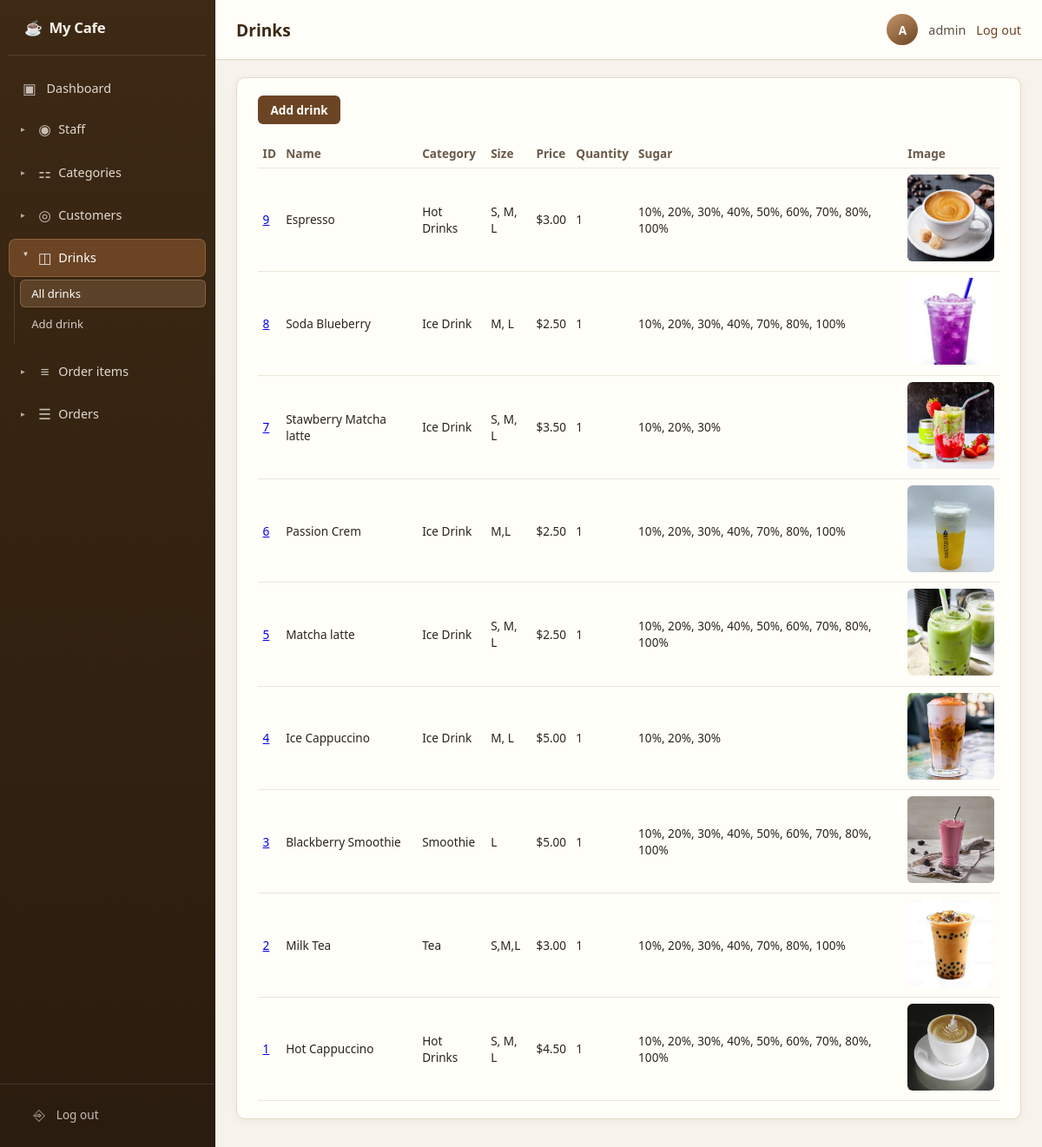
Screenshot of /inventory/ (signed in) with the database file from the repository.
### polls/models.py (models this page shows, shortened)
class Drink(models.Model):
    category = models.ForeignKey(
        Category,
        on_delete=models.CASCADE,
        db_column="cat_id",
        related_name="drinks",
    )
    name = models.CharField(max_length=255)
    size = models.CharField(max_length=64)
    price = models.DecimalField(max_digits=10, decimal_places=2)
    price_s = models.DecimalField(max_digits=10, decimal_places=2, null=True, blank=True)
    price_m = models.DecimalField(max_digits=10, decimal_places=2, null=True, blank=True)
    price_l = models.DecimalField(max_digits=10, decimal_places=2, null=True, blank=True)
    sugar = models.CharField(
        max_length=128,
        verbose_name="Sugar (% options)",
        help_text=(
            "Sweetness levels offered for this drink, as percentages. "
            "Enter comma-separated values, e.g. 10%, 20%, 30%, 50%, 70%, 100%."
        ),
    )
    stock_qty = models.PositiveIntegerField(default=0)
    view_count = models.PositiveIntegerField(
        default=0,
        help_text="Number of times customers opened this drink’s detail page; homepage carousel shows most-viewed drinks.",
    )
    image = models.ImageField(
        upload_to="drinks/",
        blank=True,
        help_text="Upload a product photo (JPG, PNG, WebP, etc.).",
    )
    created_at = models.DateTimeField(auto_now_add=True)
    class Meta:
        db_table = "drinks"
    @property
    def sugar_display(self):
        raw = (self.sugar or "").strip()
        if not raw:
            return "—"
        parts = []
        for chunk in raw.split(","):
            p = chunk.strip()
            if not p:
                continue
            parts.append(p if p.endswith("%") else f"{p}%")
        return ", ".join(parts) if parts else "—"

class Category(models.Model):
    name = models.CharField(max_length=255)
    created_at = models.DateTimeField(auto_now_add=True)
    class Meta:
        db_table = "categories"
        verbose_name_plural = "categories"

### polls/views/inventory.py (the view)
# urls.py: path("inventory/", views.inventory, name="inventory"),
@staff_required
def inventory(request):
    drinks = Drink.objects.select_related("category").order_by("-id", "name")
    return render(
        request,
        "polls/pages/inventory.html",
        {
            "page_title": "Inventory",
            "main_title": "Drinks",
            "active_page": "inventory",
            "drinks": drinks,
        },
    )

### polls/views/staff.py (called while the page is built)
def staff_required(view_func):
    def _allowed(user):
        if not user.is_active:
            return False
        if getattr(user, "is_superuser", False):
            return True
        return Staff.objects.filter(user=user, is_active=True).exists()
    return user_passes_test(
        _allowed,
        login_url="/login/",
    )(view_func)

### polls/templates/polls/pages/inventory.html
{% extends "polls/layouts/base_app.html" %}
{% block content %}
  <div class="page-card">
    <div class="page-card__actions">
      <a href="{% url 'drink_add' %}">Add drink</a>
    </div>
    <table class="cafe-table">
      <thead>
        <tr>
          <th>ID</th>
          <th>Name</th>
          <th>Category</th>
          <th>Size</th>
          <th>Price</th>
          <th>Quantity</th>
          <th>Sugar</th>
          <th>Image</th>
        </tr>
      </thead>
      <tbody>
        {% for d in drinks %}
        <tr>
          <td><a href="{% url 'drink_edit' d.pk %}">{{ d.pk }}</a></td>
          <td>{{ d.name }}</td>
          <td>{{ d.category.name }}</td>
          <td>{{ d.size }}</td>
          <td>${{ d.price|floatformat:2 }}</td>
          <td>{{ d.stock_qty }}</td>
          <td>{{ d.sugar_display }}</td>
          <td>
            {% if d.image %}
              <img src="{{ d.image.url }}" alt="" width="100" height="100" style="object-fit: cover; border-radius: 6px;">
            {% else %}
              <span class="cafe-muted">—</span>
            {% endif %}
          </td>
        </tr>
        {% empty %}
        <tr><td colspan="8" class="cafe-muted">No drinks yet. Use “Add drink” in the sidebar.</td></tr>
        {% endfor %}
      </tbody>
    </table>
  </div>
{% endblock %}

### polls/templates/polls/layouts/base_app.html (shortened to what this page needs)
{% load static %}
<!DOCTYPE html>
<html lang="en">
<head>
  <link rel="stylesheet" href="{% static 'polls/css/cafe_app.css' %}">
</head>
<body>
  <div class="layout">
    {% include "polls/partials/sidebar.html" %}
    <div class="layout-main">
      <header class="topbar">
        <h1 class="topbar__title">{{ main_title }}</h1>
        <div class="topbar__user">
          {% if request.user.is_authenticated %}
          <span class="topbar__avatar" title="{{ request.user.get_username }}">{{ request.user.get_username|slice:":1"|upper }}</span>
          <span>{{ request.user.get_username }}</span>
          <form class="topbar__logout-form" method="post" action="{% url 'logout' %}">
            <button type="submit" class="topbar__logout topbar__logout-btn">Log out</button>
          </form>
          {% endif %}
        </div>
      </header>
      <div class="main-inner">
        {% block content %}{% endblock %}
      </div>
    </div>
  </div>
</body>
</html>

### polls/templates/polls/partials/sidebar.html (shortened to what this page needs)
<aside class="sidebar" aria-label="Main navigation">
  <div class="sidebar__brand">
    <span aria-hidden="true">☕</span>
    <a href="{% url 'home' %}">My Cafe</a>
  </div>
  <nav class="sidebar__nav">
    <a class="sidebar__link{% if active_page == 'dashboard' %} is-active{% endif %}" href="{% url 'home' %}">
      <span class="sidebar__icon" aria-hidden="true">▣</span>
      Dashboard
    </a>
    <details class="sidebar__dropdown" {% if active_page == 'staff_list' or active_page == 'staff_add' or active_page == 'staff_edit' or active_page == 'staff_attendance' %}open{% endif %}>
      <summary class="sidebar__summary{% if active_page == 'staff_list' or active_page == 'staff_add' or active_page == 'staff_edit' or active_page == 'staff_attendance' %} is-active{% endif %}">
        <span class="sidebar__chevron" aria-hidden="true">▸</span>
        <span class="sidebar__icon" aria-hidden="true">◉</span>
        Staff
      </summary>
    </details>
    <details class="sidebar__dropdown" {% if active_page == 'categories' or active_page == 'category_add' or active_page == 'category_edit' %}open{% endif %}>
      <summary class="sidebar__summary{% if active_page == 'categories' or active_page == 'category_add' or active_page == 'category_edit' %} is-active{% endif %}">
        <span class="sidebar__chevron" aria-hidden="true">▸</span>
        <span class="sidebar__icon" aria-hidden="true">⚏</span>
        Categories
      </summary>
    </details>
    <details class="sidebar__dropdown" {% if active_page == 'customers' or active_page == 'customer_add' or active_page == 'customer_edit' %}open{% endif %}>
      <summary class="sidebar__summary{% if active_page == 'customers' or active_page == 'customer_add' or active_page == 'customer_edit' %} is-active{% endif %}">
        <span class="sidebar__chevron" aria-hidden="true">▸</span>
        <span class="sidebar__icon" aria-hidden="true">◎</span>
        Customers
      </summary>
    </details>
    <details class="sidebar__dropdown" {% if active_page == 'inventory' or active_page == 'drink_add' or active_page == 'drink_edit' %}open{% endif %}>
      <summary class="sidebar__summary{% if active_page == 'inventory' or active_page == 'drink_add' or active_page == 'drink_edit' %} is-active{% endif %}">
        <span class="sidebar__chevron" aria-hidden="true">▸</span>
        <span class="sidebar__icon" aria-hidden="true">◫</span>
        Drinks
      </summary>
      <div class="sidebar__menu">
        <a class="sidebar__sublink{% if active_page == 'inventory' %} is-active{% endif %}" href="{% url 'inventory' %}">All drinks</a>
        <a class="sidebar__sublink{% if active_page == 'drink_add' %} is-active{% endif %}" href="{% url 'drink_add' %}">Add drink</a>
      </div>
    </details>
    <details class="sidebar__dropdown" {% if active_page == 'order_items' or active_page == 'order_item_add' or active_page == 'order_item_edit' %}open{% endif %}>
      <summary class="sidebar__summary{% if active_page == 'order_items' or active_page == 'order_item_add' or active_page == 'order_item_edit' %} is-active{% endif %}">
        <span class="sidebar__chevron" aria-hidden="true">▸</span>
        <span class="sidebar__icon" aria-hidden="true">≡</span>
        Order items
      </summary>
    </details>
    <details class="sidebar__dropdown" {% if active_page == 'orders' or active_page == 'order_add' or active_page == 'order_edit' %}open{% endif %}>
      <summary class="sidebar__summary{% if active_page == 'orders' or active_page == 'order_add' or active_page == 'order_edit' %} is-active{% endif %}">
        <span class="sidebar__chevron" aria-hidden="true">▸</span>
        <span class="sidebar__icon" aria-hidden="true">☰</span>
        Orders
      </summary>
    </details>
  </nav>
  <div class="sidebar__footer">
    {% if request.user.is_authenticated %}
    <form class="sidebar__logout-form" method="post" action="{% url 'logout' %}">
      <button type="submit" class="sidebar__link sidebar__logout-btn">
        <span class="sidebar__icon" aria-hidden="true">⎆</span>
        Log out
      </button>
    </form>
    {% endif %}
  </div>
</aside>

### rows the page displays
Drink: pk "9", name "Espresso", category.name "Hot Drinks", size "S, M, L", price "3.00", stock_qty "1", sugar_display "10%, 20%, 30%, 40%, 50%, 60%, 70%, 80%, 100%", image (picture)
Drink: pk "8", name "Soda Blueberry", category.name "Ice Drink", size "M, L", price "2.50", stock_qty "1", sugar_display "10%, 20%, 30%, 40%, 70%, 80%, 100%", image (picture)
Drink: pk "7", name "Stawberry Matcha latte", category.name "Ice Drink", size "S, M, L", price "3.50", stock_qty "1", sugar_display "10%, 20%, 30%", image (picture)
Drink: pk "6", name "Passion Crem", category.name "Ice Drink", size "M,L", price "2.50", stock_qty "1", sugar_display "10%, 20%, 30%, 40%, 70%, 80%, 100%", image (picture)
Drink: pk "5", name "Matcha latte", category.name "Ice Drink", size "S, M, L", price "2.50", stock_qty "1", sugar_display "10%, 20%, 30%, 40%, 50%, 60%, 70%, 80%, 100%", image (picture)
Drink: pk "4", name "Ice Cappuccino", category.name "Ice Drink", size "M, L", price "5.00", stock_qty "1", sugar_display "10%, 20%, 30%", image (placeholder picture)
Drink: pk "3", name "Blackberry Smoothie", category.name "Smoothie", size "L", price "5.00", stock_qty "1", sugar_display "10%, 20%, 30%, 40%, 50%, 60%, 70%, 80%, 100%", image (picture)
Drink: pk "2", name "Milk Tea", category.name "Tea", size "S,M,L", price "3.00", stock_qty "1", sugar_display "10%, 20%, 30%, 40%, 70%, 80%, 100%", image (picture)
Drink: pk "1", name "Hot Cappuccino", category.name "Hot Drinks", size "S, M, L", price "4.50", stock_qty "1", sugar_display "10%, 20%, 30%, 40%, 50%, 60%, 70%, 80%, 100%", image (picture)

### other values shown
{{ main_title }} "Drinks"
{{ request.user.get_username|slice:":1"|upper }} "A"
{{ request.user.get_username }} "admin"
